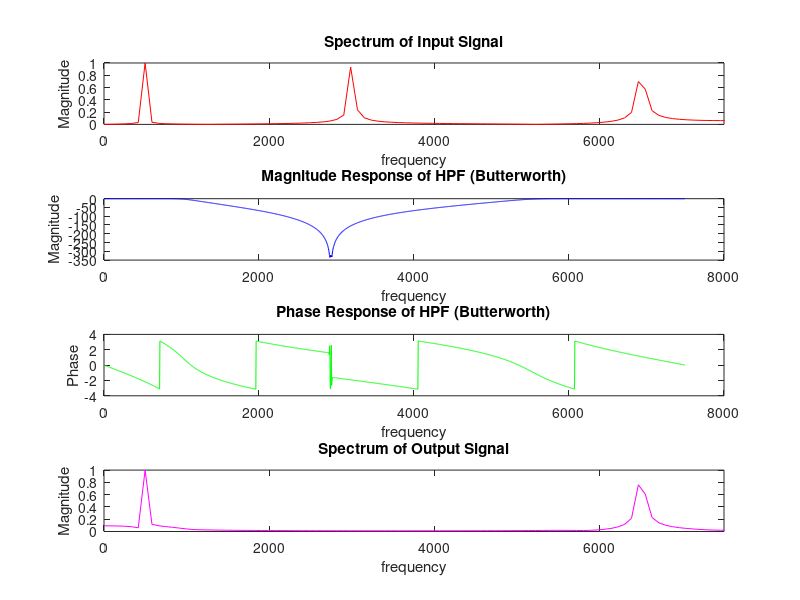

Reproduce this figure in MATLAB.
clear ;close all
M=31;
fp1=1000;fp2=6000;fs1=2000;fs2=4000;
Fs=15000;
ws=[2*fs1/Fs 2*fs2/Fs];
wp=[2*fp1/Fs 2*fp2/Fs];
As=60; Ap=2;
[n,wn]=buttord(wp,ws,Ap,As);
[b,a]=butter(n,wn,'stop');
[H,f]=freqz(b,a,2048,Fs);

f1=500;f2=3000; f3=6500;
Fs2=15000;
t=0:(1/Fs2):(6/min([f1 f2 f3]));
x=sin(2*pi*f1*t)+sin(2*pi*f2*t)+sin(2*pi*f3*t);
N=length(x);
X=abs(fft(x,N));

y=filter(b,a,x);
Ny=length(y);
Y=abs(fft(y,Ny));
fas=Fs2*(0:N-1)/N;
ab=20*log10(abs(H/max(abs(H))));
an=angle(H);
subplot(411);
plot(fas,X/max(X),'r');
set(gca,'xlim',[0 Fs2/2],'ylim',[0 1 ]);
xlabel('frequency');
ylabel('Magnitude');
title('Spectrum of Input Signal');
subplot(412);
plot(f,ab,'b');
xlabel('frequency');
ylabel('Magnitude');
title('Magnitude Response of HPF (Butterworth)');

subplot(413);
plot(f,an,'g');
xlabel('frequency');
ylabel('Phase');
title('Phase Response of HPF (Butterworth)');
subplot(414);
plot(fas,Y/max(Y),'m');
set(gca,'xlim',[0 Fs2/2],'ylim',[0 1]);
xlabel('frequency');
ylabel('Magnitude');
title('Spectrum of Output Signal');

